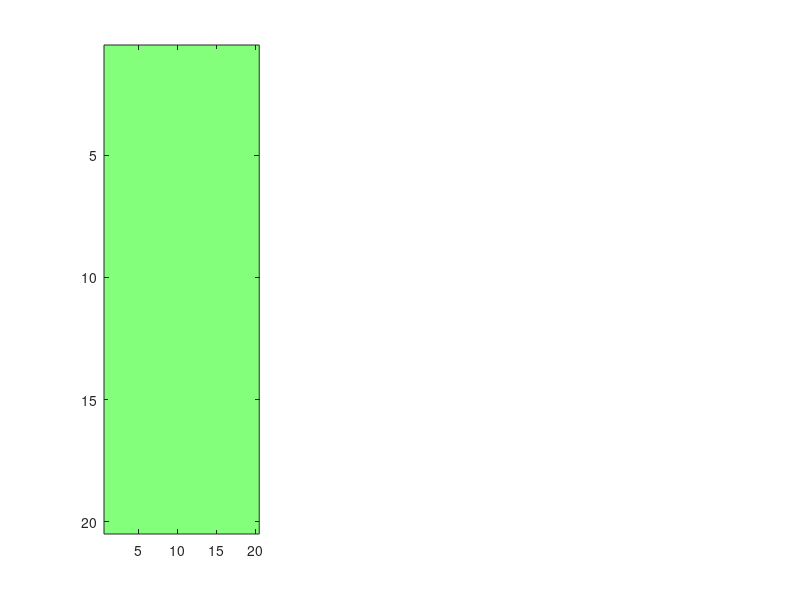

This chart was generated by the following MATLAB code: (Note: this script raises an error after producing the figure.)
%% Step 3: Organize PSI values by channel pair. 

Condition         = 'OnlyPrior';                                                 % Options: 'OnlyPrior' or 'OnlyPretone' or 'Both'
Frequency_Band    = 'theta';
Behavior          = 'correct';
Congruency        = 'congruent';
SNR               = [-11/6, -5/3, 5/3, 11/6, -1.5000, -1.2500, 1.2500, 1.5000];  % Options: any combination of  -11/6, -5/3, -1.5000, -1.2500, 0, 1.2500, 1.5000, 5/3, 11/6; 
animals           = {'MrM'};                                                     % Options: 'MrCassius' and/or 'MrM'
rootdir           = 'C:\Users\Corey Roach\Documents\00_DATA\Expectation_Analysis\00_Core';                                 
sessions          = dir(fullfile(rootdir, '19*'));

% Define the PFC and AC channel labels and generate temporary grids

channels               = arrayfun(@(x) sprintf('ch%02d', x), 3:22, 'UniformOutput', false);
Z_OnlyPrior_PSI_grid   = cell(20, 20); 
Z_OnlyPretone_PSI_grid = cell(20, 20);
ZDiff_PSI_grid     = cell(20, 20); 


%% Loop through all sessions and sort PSI values by channel-pair 

for i = 1:length(sessions)

    RecDate = sessions(i).name;

    for j = 1:length(animals)
        Animal = animals{j};
        session_path = fullfile(rootdir, RecDate, Animal);

        if exist(session_path, 'dir') % Check if the directory exists
            PSI_OnlyPrior_file   = dir(fullfile(session_path, [Animal, '_', RecDate, '_', 'OnlyPrior_',  Behavior,'_', Congruency, '_', Frequency_Band,'_PSI.mat']));
            PSI_OnlyPretone_file = dir(fullfile(session_path, [Animal, '_', RecDate, '_','OnlyPretone_', Behavior,'_', Congruency, '_', Frequency_Band,'_PSI.mat']));

            if ~isempty(PSI_OnlyPrior_file)
                fprintf('Processing session %s:\n', RecDate);
            else
                continue;
            end

      for k = 1:length(PSI_OnlyPrior_file)

        PSI_OnlyPrior_filename   = PSI_OnlyPrior_file(k).name;
        PSI_OnlyPretone_filename = PSI_OnlyPretone_file(k).name;

        temp_OnlyPrior_dir   = fullfile(session_path, PSI_OnlyPrior_filename);
        temp_OnlyPretone_dir = fullfile(session_path, PSI_OnlyPretone_filename);

        % Load the .mat file safely
         load(temp_OnlyPrior_dir,'PSI_OnlyPrior' );
         load(temp_OnlyPretone_dir,'PSI_OnlyPretone');

       OnlyPrior_Matrix     = PSI_OnlyPrior.psispctrm; 
       OnlyPrior_labels     = PSI_OnlyPrior.labelcmb;         
       OnlyPretone_Matrix   = PSI_OnlyPretone.psispctrm; 
       OnlyPretone_labels   = PSI_OnlyPretone.labelcmb;  

        % z-score the data 

        % Step 1: Pool all values from both matrices
      
        pooledData = [OnlyPrior_Matrix(:); OnlyPretone_Matrix(:)];

        % Step 2: Compute global mean and std
        globalMean = mean(pooledData);
        globalStd  = std(pooledData);

        % Step 3: Z-score both matrices
        Z_OnlyPrior_Matrix   = (OnlyPrior_Matrix   - globalMean) / globalStd;
        Z_OnlyPretone_Matrix = (OnlyPretone_Matrix - globalMean) / globalStd;
        zDiff_Matrix         = Z_OnlyPrior_Matrix - Z_OnlyPretone_Matrix;

      end    

           % Populate Z_OnlyPrior_PSI_grid with data 

           for rowIdx_1 = 1:size(Z_OnlyPrior_Matrix, 1)

            % Extract channel pair from label
            pfcLabel = OnlyPrior_labels{rowIdx_1, 1};  % First column: PFC label (e.g., 'D1_PFC_ch05')
            acLabel  = OnlyPrior_labels{rowIdx_1, 2};  % Second column: AC label (e.g., 'D3_AC_ch04')

            % Remove the 'D' component and isolate the channel labels
            pfcChannel = regexp(pfcLabel, 'PFC_ch\d+', 'match', 'once');  % Extract PFC channel
            acChannel  = regexp(acLabel, 'AC_ch\d+', 'match', 'once');    % Extract AC channel

            % Find indices in the grid
            pfcIdx = find(strcmp(channels, strrep(pfcChannel, 'PFC_', '')));
            acIdx  = find(strcmp(channels,  strrep(acChannel, 'AC_', '')));

                % Assign the data row to the grid position
                if ~isempty(pfcIdx) && ~isempty(acIdx)
                    if isempty(Z_OnlyPrior_PSI_grid{pfcIdx, acIdx})
                    % Initialize the cell with the first row of data
                    Z_OnlyPrior_PSI_grid{pfcIdx, acIdx} = Z_OnlyPrior_Matrix(rowIdx_1, :);
                    else
                    % Append the new row of data to the existing data
                    Z_OnlyPrior_PSI_grid{pfcIdx, acIdx} = [Z_OnlyPrior_PSI_grid{pfcIdx, acIdx}; Z_OnlyPrior_Matrix(rowIdx_1, :)];
                    end

                end
           end

           % Populate OnlyPretone_PSI_grid with data 

           for rowIdx_2 = 1:size(Z_OnlyPretone_Matrix, 1)

            % Extract channel pair from label
            pfcLabel = OnlyPretone_labels{rowIdx_2, 1};  % First column: PFC label (e.g., 'D1_PFC_ch05')
            acLabel  = OnlyPretone_labels{rowIdx_2, 2};  % Second column: AC label (e.g., 'D3_AC_ch04')

            % Remove the 'D' component and isolate the channel labels
            pfcChannel = regexp(pfcLabel, 'PFC_ch\d+', 'match', 'once'); % Extract PFC channel
            acChannel  = regexp(acLabel, 'AC_ch\d+', 'match', 'once');    % Extract AC channel

            % Find indices in the grid
            pfcIdx = find(strcmp(channels, strrep(pfcChannel, 'PFC_', '')));
            acIdx  = find(strcmp(channels, strrep(acChannel, 'AC_', '')));

                % Assign the data row to the grid position
                if ~isempty(pfcIdx) && ~isempty(acIdx)
                    if isempty(Z_OnlyPretone_PSI_grid{pfcIdx, acIdx})
                    % Initialize the cell with the first row of data
                    Z_OnlyPretone_PSI_grid{pfcIdx, acIdx} = Z_OnlyPretone_Matrix(rowIdx_2, :);
                    else
                    % Append the new row of data to the existing data
                    Z_OnlyPretone_PSI_grid{pfcIdx, acIdx} = [Z_OnlyPretone_PSI_grid{pfcIdx, acIdx}; Z_OnlyPretone_Matrix(rowIdx_2, :)];
                    end                 
                end
           end
           
           % Populate ZDiff_PSI_PSI_grid with data 

           for rowIdx_1 = 1:size(zDiff_Matrix, 1)

            % Extract channel pair from label
            pfcLabel = OnlyPrior_labels{rowIdx_1, 1};  % First column: PFC label (e.g., 'D1_PFC_ch05')
            acLabel  = OnlyPrior_labels{rowIdx_1, 2};  % Second column: AC label (e.g., 'D3_AC_ch04')

            % Remove the 'D' component and isolate the channel labels
            pfcChannel = regexp(pfcLabel, 'PFC_ch\d+', 'match', 'once');  % Extract PFC channel
            acChannel  = regexp(acLabel, 'AC_ch\d+', 'match', 'once');    % Extract AC channel

            % Find indices in the grid
            pfcIdx = find(strcmp(channels, strrep(pfcChannel, 'PFC_', '')));
            acIdx  = find(strcmp(channels,  strrep(acChannel, 'AC_', '')));

                % Assign the data row to the grid position
                if ~isempty(pfcIdx) && ~isempty(acIdx)
                    if isempty(ZDiff_PSI_grid{pfcIdx, acIdx})
                    % Initialize the cell with the first row of data
                    ZDiff_PSI_grid{pfcIdx, acIdx} = zDiff_Matrix(rowIdx_1, :);
                    else
                    % Append the new row of data to the existing data
                    ZDiff_PSI_grid{pfcIdx, acIdx} = [ZDiff_PSI_grid{pfcIdx, acIdx}; zDiff_Matrix(rowIdx_1, :)];
                    end

                end
           end
            

         end
     end
end

%% Average selected bands to output a single PSI value per channel pair (OnlyPrior)


if strcmp(Frequency_Band,'theta') == 1
% Define the range of columns to average
columnRange = 5:8;

% Initialize a new grid to store the averaged values
Z_OnlyPrior_averagedGrid = nan(20, 20); % Use NaN to handle empty grid positions

% Loop through each position in the grid
for pfcIdx = 1:20
    for acIdx = 1:20
        % Check if the grid position contains data
        if ~isempty(Z_OnlyPrior_PSI_grid{pfcIdx, acIdx})
            % Extract the data matrix for the current position
            dataposition = Z_OnlyPrior_PSI_grid{pfcIdx, acIdx};

            % Compute the average of the selected columns
            columnAverage = mean(dataposition(:, columnRange), 'all', 'omitnan');

            % Store the average in the new grid
            Z_OnlyPrior_averagedGrid(pfcIdx, acIdx) = columnAverage;
        end
    end
end
end

if strcmp(Frequency_Band,'alpha') == 1

% Define the range of columns to average
columnRange = 9:14;

% Initialize a new grid to store the averaged values
Z_OnlyPrior_averagedGrid = nan(20, 20); % Use NaN to handle empty grid positions

% Loop through each position in the grid
for pfcIdx = 1:20
    for acIdx = 1:20
        % Check if the grid position contains data
        if ~isempty(Z_OnlyPrior_PSI_grid{pfcIdx, acIdx})
            % Extract the data matrix for the current position
            dataposition = Z_OnlyPrior_PSI_grid{pfcIdx, acIdx};

            % Compute the average of the selected columns
            columnAverage = mean(dataposition(:, columnRange), 'all', 'omitnan');

            % Store the average in the new grid
            Z_OnlyPrior_averagedGrid(pfcIdx, acIdx) = columnAverage;
        end
    end
end
end

if strcmp(Frequency_Band,'beta') == 1
% Define the range of columns to average
columnRange = 15:30;

% Initialize a new grid to store the averaged values
Z_OnlyPrior_averagedGrid = nan(20, 20); % Use NaN to handle empty grid positions

% Loop through each position in the grid
for pfcIdx = 1:20
    for acIdx = 1:20
        % Check if the grid position contains data
        if ~isempty(Z_OnlyPrior_PSI_grid{pfcIdx, acIdx})
            % Extract the data matrix for the current position
            dataposition = Z_OnlyPrior_PSI_grid{pfcIdx, acIdx};

            % Compute the average of the selected columns
            columnAverage = mean(dataposition(:, columnRange), 'all', 'omitnan');

            % Store the average in the new grid
            Z_OnlyPrior_averagedGrid(pfcIdx, acIdx) = columnAverage;
        end
    end
end
end


%% Average selected bands to output a single PSI value per channel pair (OnlyPretone)

if strcmp(Frequency_Band,'theta') == 1
% Define the range of columns to average
columnRange = 5:8;

% Initialize a new grid to store the averaged values
Z_OnlyPretone_averagedGrid = nan(20, 20); % Use NaN to handle empty grid positions

% Loop through each position in the grid
for pfcIdx = 1:20
    for acIdx = 1:20
        % Check if the grid position contains data
        if ~isempty(Z_OnlyPretone_PSI_grid{pfcIdx, acIdx})
            % Extract the data matrix for the current position
            dataposition = Z_OnlyPretone_PSI_grid{pfcIdx, acIdx};

            % Compute the average of the selected columns
            columnAverage = mean(dataposition(:, columnRange), 'all', 'omitnan');

            % Store the average in the new grid
            Z_OnlyPretone_averagedGrid(pfcIdx, acIdx) = columnAverage;
        end
    end
end
end

if strcmp(Frequency_Band,'alpha') == 1
% Define the range of columns to average
columnRange = 9:14;

% Initialize a new grid to store the averaged values
Z_OnlyPretone_averagedGrid = nan(20, 20); % Use NaN to handle empty grid positions

% Loop through each position in the grid
for pfcIdx = 1:20
    for acIdx = 1:20
        % Check if the grid position contains data
        if ~isempty(Z_OnlyPretone_PSI_grid{pfcIdx, acIdx})
            % Extract the data matrix for the current position
            dataposition = Z_OnlyPretone_PSI_grid{pfcIdx, acIdx};

            % Compute the average of the selected columns
            columnAverage = mean(dataposition(:, columnRange), 'all', 'omitnan');

            % Store the average in the new grid
            Z_OnlyPretone_averagedGrid(pfcIdx, acIdx) = columnAverage;
        end
    end
end
end

if strcmp(Frequency_Band,'beta') == 1
% Define the range of columns to average
columnRange = 15:30;

% Initialize a new grid to store the averaged values
Z_OnlyPretone_averagedGrid = nan(20, 20); % Use NaN to handle empty grid positions

% Loop through each position in the grid
for pfcIdx = 1:20
    for acIdx = 1:20
        % Check if the grid position contains data
        if ~isempty(Z_OnlyPretone_PSI_grid{pfcIdx, acIdx})
            % Extract the data matrix for the current position
            dataposition = Z_OnlyPretone_PSI_grid{pfcIdx, acIdx};

            % Compute the average of the selected columns
            columnAverage = mean(dataposition(:, columnRange), 'all', 'omitnan');

            % Store the average in the new grid
            Z_OnlyPretone_averagedGrid(pfcIdx, acIdx) = columnAverage;
        end
    end
end
end

%% Average selected bands to output a single PSI value per channel pair (ZDiff)

if strcmp(Frequency_Band,'theta') == 1
% Define the range of columns to average
columnRange = 5:8;

% Initialize a new grid to store the averaged values
ZDiff_averagedGrid = nan(20, 20); % Use NaN to handle empty grid positions

% Loop through each position in the grid
for pfcIdx = 1:20
    for acIdx = 1:20
        % Check if the grid position contains data
        if ~isempty(ZDiff_PSI_grid{pfcIdx, acIdx})
            % Extract the data matrix for the current position
            dataposition = ZDiff_PSI_grid{pfcIdx, acIdx};

            % Compute the average of the selected columns
            columnAverage = mean(dataposition(:, columnRange), 'all', 'omitnan');

            % Store the average in the new grid
            ZDiff_averagedGrid(pfcIdx, acIdx) = columnAverage;
        end
    end
end
end

if strcmp(Frequency_Band,'alpha') == 1
% Define the range of columns to average
columnRange = 9:14;

% Initialize a new grid to store the averaged values
ZDiff_averagedGrid = nan(20, 20); % Use NaN to handle empty grid positions

% Loop through each position in the grid
for pfcIdx = 1:20
    for acIdx = 1:20
        % Check if the grid position contains data
        if ~isempty(ZDiff_PSI_grid{pfcIdx, acIdx})
            % Extract the data matrix for the current position
            dataposition = ZDiff_PSI_grid{pfcIdx, acIdx};

            % Compute the average of the selected columns
            columnAverage = mean(dataposition(:, columnRange), 'all', 'omitnan');

            % Store the average in the new grid
            ZDiff_averagedGrid(pfcIdx, acIdx) = columnAverage;
        end
    end
end
end

if strcmp(Frequency_Band,'beta') == 1
% Define the range of columns to average
columnRange = 15:30;

% Initialize a new grid to store the averaged values
ZDiff_averagedGrid = nan(20, 20); % Use NaN to handle empty grid positions

% Loop through each position in the grid
for pfcIdx = 1:20
    for acIdx = 1:20
        % Check if the grid position contains data
        if ~isempty(ZDiff_PSI_grid{pfcIdx, acIdx})
            % Extract the data matrix for the current position
            dataposition = ZDiff_PSI_grid{pfcIdx, acIdx};

            % Compute the average of the selected columns
            columnAverage = mean(dataposition(:, columnRange), 'all', 'omitnan');

            % Store the average in the new grid
            ZDiff_averagedGrid(pfcIdx, acIdx) = columnAverage;
        end
    end
end
end



%% Plot average PSI 

% Replace NaNs with zero
Z_OnlyPrior_averagedGrid(isnan(Z_OnlyPrior_averagedGrid)) = 0;
Z_OnlyPretone_averagedGrid(isnan(Z_OnlyPretone_averagedGrid)) = 0;
ZDiff_averagedGrid(isnan(Z_OnlyPrior_averagedGrid)) = 0;

% Determine the global color range
globalMin = -2.5;
globalMax = 2.5;

% Clamp values to the global color range
averagedGrid_1_clamped = max(globalMin, min(globalMax, Z_OnlyPrior_averagedGrid));
averagedGrid_2_clamped = max(globalMin, min(globalMax, Z_OnlyPretone_averagedGrid));
averagedGrid_3_clamped = max(globalMin, min(globalMax, ZDiff_averagedGrid));

% Plot the first heatmap
figure(1);
subplot(1, 3, 1);
imagesc(averagedGrid_1_clamped);
colormap(jet(256)); % 256 instead of default 64
clim([globalMin, globalMax]);
colorbar;
xlabel('AC Channels');
ylabel('PFC Channels');
title(['Zscore-OnlyPrior-',  Frequency_Band, '-', Animal]);
xticks(1:20);
yticks(1:20);
xticklabels(arrayfun(@(x) sprintf('ch%02d', x), 3:22, 'UniformOutput', false));
yticklabels(arrayfun(@(x) sprintf('ch%02d', x), 3:22, 'UniformOutput', false));
axis square;

% Plot the second heatmap
subplot(1, 3, 2);
imagesc(averagedGrid_2_clamped);
colormap(jet(256)); % 256 instead of default 64
clim([globalMin, globalMax]);
colorbar;
xlabel('AC Channels');
ylabel('PFC Channels');
title(['Zscore-OnlyPretone-',  Frequency_Band, '-', Animal]);
xticks(1:20);
yticks(1:20);
xticklabels(arrayfun(@(x) sprintf('ch%02d', x), 3:22, 'UniformOutput', false));
yticklabels(arrayfun(@(x) sprintf('ch%02d', x), 3:22, 'UniformOutput', false));
axis square;

% Plot the third heatmap
subplot(1, 3, 3);
imagesc(averagedGrid_3_clamped);
colormap(jet(256)); % 256 instead of default 64
clim([globalMin, globalMax]);
colorbar;
xlabel('AC Channels');
ylabel('PFC Channels');
title(['ZDiff',  Frequency_Band, '-', Animal]);
xticks(1:20);
yticks(1:20);
xticklabels(arrayfun(@(x) sprintf('ch%02d', x), 3:22, 'UniformOutput', false));
yticklabels(arrayfun(@(x) sprintf('ch%02d', x), 3:22, 'UniformOutput', false));
axis square;



% %% Statistics
% 
% % Initialize an empty array to store all trials
% OnlyPrior_all_trials = [];
% 
% % Iterate through each cell in preCueOnset_PSI_grid
% for i = 1:numel(OnlyPrior_PSI_grid)
%     % Concatenate the trials from the current cell
%     OnlyPrior_all_trials = [OnlyPrior_all_trials; OnlyPrior_PSI_grid{i}];
% end
% 
% % Initialize an empty array to store all trials
% OnlyPretone_all_trials = [];
% 
% % Iterate through each cell in testToneOnset_PSI_grid
% for b = 1:numel(OnlyPretone_PSI_grid)
%     % Concatenate the trials from the current cell
%     OnlyPretone_all_trials = [OnlyPretone_all_trials; OnlyPretone_PSI_grid{b}];
% end
% 
% 
% %% Band-wise collect all values for each channel pair, and collapse into column
% 
% if strcmp(Frequency_Band,'theta') == 1
% 
% % Extract columns 5 to 8 and reshape into a single column
% OnlyPrior_theta = OnlyPrior_all_trials(:, 5:8);
% OnlyPrior_theta = OnlyPrior_theta(:);
% 
% OnlyPretone_theta = OnlyPretone_all_trials(:, 5:8);
% OnlyPretone_theta = OnlyPretone_theta(:);
% 
% OnlyPrior_PFC_2_AC = OnlyPrior_theta(OnlyPrior_theta > 0);
% OnlyPrior_AC_2_PFC = OnlyPrior_theta(OnlyPrior_theta < 0);
% 
% OnlyPretone_PFC_2_AC = OnlyPretone_theta(OnlyPretone_theta > 0);
% OnlyPretone_AC_2_PFC = OnlyPretone_theta(OnlyPretone_theta < 0);
% 
% end
% 
% 
% if strcmp(Frequency_Band,'alpha') == 1
% 
% % Extract columns 5 to 8 and reshape into a single column
% OnlyPrior_alpha = preCue_all_trials(:, 9:14);
% OnlyPrior_alpha = OnlyPrior_alpha(:);
% 
% OnlyPretone_alpha = OnlyPretone_all_trials(:, 9:14);
% OnlyPretone_alpha = OnlyPretone_alpha(:);
% 
% OnlyPrior_PFC_2_AC = OnlyPrior_alpha(OnlyPrior_alpha > 0);
% OnlyPrior_AC_2_PFC = OnlyPrior_alpha(OnlyPrior_alpha < 0);
% 
% OnlyPretone_PFC_2_AC = OnlyPretone_alpha(OnlyPretone_alpha > 0);
% OnlyPretone_AC_2_PFC = OnlyPretone_alpha(OnlyPretone_alpha < 0);
% 
% end
% 
% if strcmp(Frequency_Band,'beta') == 1
% 
% % Extract columns 5 to 8 and reshape into a single column
% OnlyPrior_alpha = preCue_all_trials(:, 15:30);
% OnlyPrior_alpha = OnlyPrior_alpha(:);
% 
% OnlyPretone_alpha = OnlyPretone_all_trials(:, 15:30);
% OnlyPretone_alpha = OnlyPretone_alpha(:);
% 
% OnlyPrior_PFC_2_AC = OnlyPrior_alpha(OnlyPrior_alpha > 0);
% OnlyPrior_AC_2_PFC = OnlyPrior_alpha(OnlyPrior_alpha < 0);
% 
% OnlyPretone_PFC_2_AC = OnlyPretone_alpha(OnlyPretone_alpha > 0);
% OnlyPretone_AC_2_PFC = OnlyPretone_alpha(OnlyPretone_alpha < 0);
% 
% end
% 
% %%
% 
% % Combine the two arrays
% OnlyPrior_combined_array   = [OnlyPrior_PFC_2_AC; OnlyPrior_AC_2_PFC];
% OnlyPrior_combined_array   = abs(OnlyPrior_combined_array);
% 
% OnlyPretone_combined_array = [OnlyPretone_PFC_2_AC; OnlyPretone_AC_2_PFC];
% OnlyPretone_combined_array = abs(OnlyPretone_combined_array);
% 
% %%
% 
% % save(fullfile('C:\Users\Corey Roach\Desktop\Expectation_Analysis', 'Belt_PSI_Values.mat'), 'OnlyPrior_combined_array', 'OnlyPretone_combined_array');
% 
% %%
% % Perform the Mann-Whitney U test (Wilcoxon rank-sum test) twice
% [p, h, stats] = ranksum(OnlyPrior_combined_array, OnlyPretone_combined_array);  
% 
% % Bonferroni correction: adjust p-value threshold for two tests
% alpha = 0.05;
% adjusted_alpha = alpha / 4;
% 
% % Display adjusted p-values and significance results
% % fprintf('Adjusted p-value for test 1: %.4f\n', PFC_2_AC_p);
% % fprintf('Adjusted p-value for test 2: %.4f\n', AC_2_PFC_p);
% % fprintf('Test 1 significant (Bonferroni): %d\n', PFC_2_AC_p < adjusted_alpha);
% % fprintf('Test 2 significant (Bonferroni): %d\n', AC_2_PFC_p < adjusted_alpha);
% 
% % Calculate means and 95% CI for both data sets
% mean1 = mean(OnlyPrior_combined_array);
% mean2 = mean(OnlyPretone_combined_array);
% stderr1 = std(OnlyPrior_combined_array) / sqrt(length(OnlyPrior_combined_array));  % Standard error of the mean
% stderr2 = std(OnlyPretone_combined_array) / sqrt(length(OnlyPretone_combined_array));  % Standard error of the mean
% CI1 = 1.96 * stderr1;  % 95% confidence interval for data1
% CI2 = 1.96 * stderr2;  % 95% confidence interval for data2
% 
% % Plot grouped bars
% hold on 
% bar(1, mean1, 'FaceColor', [0.4, 0.8, 1.0], 'EdgeColor', 'k', 'BarWidth', .75);
% bar(2, mean2, 'FaceColor', [1.0, 0.7, 0.3], 'EdgeColor', 'k', 'BarWidth', .75);
% 
% % Add error bars for 95% CI
% errorbar(1, mean1, CI1, 'k', 'LineStyle', 'none', 'LineWidth', 1.5);
% errorbar(2, mean2, CI2, 'k', 'LineStyle', 'none', 'LineWidth', 1.5);
% 
% % Customize the plot
% set(gca, 'XTick', [1 2], 'XTickLabel', {'LED', 'Pretone'});  % Set x-axis labels to 'LED' and 'Pretone'
% ylim([0 .018])
% ylabel('Mean PSI Value');
% %title('Mean PSI with 95% Confidence Interval');
% 
% % Adjust the axis to reduce space between bars
% set(gca, 'XLim', [0.5 2.5]);  % Adjust the x-axis limits to reduce space between bars
% 
% hold off;

% %% plotting histogram 
% 
% %[~, bins] = hist([OnlyPrior_PFC_2_AC; abs(OnlyPrior_AC_2_PFC); OnlyPretone_PFC_2_AC; abs(OnlyPretone_AC_2_PFC)], 100);
% load('C:\Users\Corey Roach\Documents\00_DATA\bins.mat')
% 
% % Compute histograms for each dataset
% posCounts_1 = hist(OnlyPrior_PFC_2_AC, bins);
% negCounts_1 = hist(abs(OnlyPrior_AC_2_PFC), bins);
% posCounts_2 = hist(OnlyPretone_PFC_2_AC, bins);
% negCounts_2 = hist(abs(OnlyPretone_AC_2_PFC), bins);
% 
% % Normalize counts to percentages
% posCounts_1 = posCounts_1 / sum(posCounts_1) * 100;
% negCounts_1 = negCounts_1 / sum(negCounts_1) * 100;
% posCounts_2 = posCounts_2 / sum(posCounts_2) * 100;
% negCounts_2 = negCounts_2 / sum(negCounts_2) * 100;
% 
% % Plot histograms
% 
% figure(2);
% 
% hold on;
% % Condition 1: Red (Positive) & Soft Red (Negative)
% bar(bins,   posCounts_1,   'FaceColor', [1, 0.6, 0.6], 'FaceAlpha', 0.5,'EdgeColor', 'k', 'BarWidth', 1);  % Soft Red with black edges;                    % Red with black edges
% bar(-bins,  -negCounts_1,  'FaceColor', [0.6, 0.6, 1], 'FaceAlpha', 0.5, 'EdgeColor', 'k', 'BarWidth', 1); % Soft Blue with black edges
% 
% 
% % Labels and Legend
% xlabel('PSI Value');
% ylabel('Proportion of Sites');
% % ylim([-65 65])
% % xlim([-.15 .15])
% axis([-.025 .025 -65 65]) 
% leg = legend({'Top-down  Direction', 'Bottom-up Direction'}, 'Location', 'SouthEast');
% set(leg, 'FontSize', 12); % Reduce legend font size
% 
% % Improve aesthetics
% set(gca, 'FontSize', 18, 'LineWidth', 1.5); % Keep axis font size at 18
% box on;
% hold off;

% figure(3)
% 
% hold on 
% bar(bins,   posCounts_2,   'FaceColor', [1, 0.6, 0.6], 'FaceAlpha', 0.5,'EdgeColor', 'k', 'BarWidth', 1);  % Soft Red with black edges;                    % Red with black edges
% bar(-bins,  -negCounts_2,  'FaceColor', [0.6, 0.6, 1], 'FaceAlpha', 0.5, 'EdgeColor', 'k', 'BarWidth', 1); % Soft Blue with black edges
% 
% % Labels and Legend
% xlabel('PSI Value', 'FontSize', 18);
% ylabel('Proportion of Sites', 'FontSize', 18);
% axis([-.025 .025 -65 65]) 
% 
% % Set legend and adjust its font size
% leg = legend({'Top-down  Direction', 'Bottom-up Direction'}, 'Location', 'SouthEast');
% set(leg, 'FontSize', 12); % Reduce legend font size
% 
% % Improve aesthetics
% set(gca, 'FontSize', 18, 'LineWidth', 1.5); % Keep axis font size at 18
% box on;
% hold off;
% 
% %'FaceColor', [1, 0.6, 0.6], 'FaceAlpha', 0.5,'EdgeColor', 'k', 'BarWidth', 1);  % Soft Red with black edges;
% %FaceColor', [0.6, 0.6, 1], 'FaceAlpha', 0.5, 'EdgeColor', 'k', 'BarWidth', 1); % Soft Blue with black edges;

% %% Statistics
% 
% % Assuming preCue and testTone are both 20x20 cell arrays
% % and each cell contains a struct with numeric fields
% 
% 
% subtracted_PSI_grid = cell(size(OnlyPrior_PSI_grid)); % Preallocate
% 
% for i = 1:size(OnlyPrior_PSI_grid, 1)
%     for j = 1:size(OnlyPrior_PSI_grid, 2)
%         subtracted_PSI_grid{i, j} = OnlyPretone_PSI_grid{i, j} - OnlyPrior_PSI_grid{i, j};
%     end
% end
% 
% 
% subtracted_all_trials = [];
% 
% % Iterate through each cell in preCueOnset_PSI_grid
% for i = 1:numel(OnlyPrior_PSI_grid)
%     % Concatenate the trials from the current cell
%    subtracted_all_trials = [subtracted_all_trials; subtracted_PSI_grid{i}];
% end
% 
% % Extract columns 5 to 8 and reshape into a single column
% diff_theta = subtracted_all_trials(:, 5:8);
% diff_theta = diff_theta(:);
% 
% diff_PFC_2_AC = OnlyPrior_theta(OnlyPrior_theta > 0);
% diff_AC_2_PFC = OnlyPrior_theta(OnlyPrior_theta < 0);

%% Jamie Kuminski Core/Belt Analysis

% Core_OnlyPrior_averagedGrid   = OnlyPrior_averagedGrid;
% Core_OnlyPretone_averagedGrid = OnlyPretone_averagedGrid;
% save(fullfile('C:\Users\Corey Roach\Desktop\Expectation_Analysis', 'Core_Spatial_PSI_Values.mat'), 'Core_OnlyPrior_averagedGrid', 'Core_OnlyPretone_averagedGrid');

% Belt_OnlyPrior_averagedGrid   = OnlyPrior_averagedGrid;
% Belt_OnlyPretone_averagedGrid = OnlyPretone_averagedGrid;
% save(fullfile('C:\Users\Corey Roach\Desktop\Expectation_Analysis', 'Belt_Spatial_PSI_Values.mat'), 'Belt_OnlyPrior_averagedGrid', 'Belt_OnlyPretone_averagedGrid');

% Subtract the session-wise means from each other and plot as a histogram.

% % Subtract the conditions
% Belt_Subtracted = Belt_OnlyPrior_averagedGrid - Belt_OnlyPretone_averagedGrid;
% Core_Subtracted = Core_OnlyPrior_averagedGrid - Core_OnlyPretone_averagedGrid; 
% 
% % Reshape the matrices into column vectors
% Belt_Subtracted_Column = Belt_Subtracted(:);
% Core_Subtracted_Column = Core_Subtracted(:);
% 
% % Subtract the conditions
% Belt_Subtracted = Belt_OnlyPrior_averagedGrid - Belt_OnlyPretone_averagedGrid;
% Core_Subtracted = Core_OnlyPrior_averagedGrid - Core_OnlyPretone_averagedGrid; 
% 
% % Reshape the matrices into column vectors
% Belt_Subtracted_Column = Belt_Subtracted(:);
% Core_Subtracted_Column = Core_Subtracted(:);
% 
% % Set the same number of bins for both histograms
% numBins = 20;
% 
% % Calculate the edges for both histograms using the same bin range
% edges = linspace(min([Belt_Subtracted_Column; Core_Subtracted_Column]), max([Belt_Subtracted_Column; Core_Subtracted_Column]), numBins+1);
% 
% % Calculate the histogram counts for each condition using the same bin edges
% [counts_belt, ~] = histcounts(Belt_Subtracted_Column, edges);
% [counts_core, ~] = histcounts(Core_Subtracted_Column, edges);
% 
% % Plot the histograms with transparency
% hold on;
% 
% % Plot the first histogram for Belt_Subtracted with a specific color and transparency
% h1 = bar(edges(1:end-1), counts_belt, 'FaceColor', [0.4, 1.0, 0.4], 'EdgeColor', 'k', 'BarWidth', 1);
% set(h1, 'FaceAlpha', 0.5);  % Set transparency for Belt_Subtracted
% 
% % Plot the second histogram for Core_Subtracted with a different color and transparency
% h2 = bar(edges(1:end-1), counts_core, 'FaceColor', [1.0, 0.4, 0.4], 'EdgeColor', 'k', 'BarWidth', 1);
% set(h2, 'FaceAlpha', 0.5);  % Set transparency for Core_Subtracted
% 
% hold off;
% 
% % Customize the plot
% set(gca, 'XTick', linspace(min(edges), max(edges), numBins), 'XTickLabel', round(linspace(min(edges), max(edges), numBins), 2));  % Set x-axis labels
% ylabel('Frequency');
% xlabel('Subtracted mean PSI values');% 
% % Optionally, add a legend to differentiate the histograms
% legend({'Belt Subtracted', 'Core Subtracted'});



%%

% % Perform K-S test for normality on Core_Subtracted and Belt_Subtracted
% % Null Hypothesis: Data follows a normal distribution
% 
% % Test on Core_Subtracted (shifted to zero mean)
% [h_core, p_core] = kstest(Core_Subtracted_Column - mean(Core_Subtracted_Column));  % Center around zero
% fprintf('K-S Test for Core Subtracted: h = %d, p = %.4f\n', h_core, p_core);
% 
% % Test on Belt_Subtracted (shifted to zero mean)
% [h_belt, p_belt] = kstest(Belt_Subtracted_Column - mean(Belt_Subtracted_Column));  % Center around zero
% fprintf('K-S Test for Belt Subtracted: h = %d, p = %.4f\n', h_belt, p_belt);
% 
% % Perform K-S test to compare the distributions of Core and Belt Subtracted
% % Null Hypothesis: The two samples are from the same distribution
% 
% % Perform K-S test between the two distributions
% [h_ks, p_ks] = kstest2(Core_Subtracted_Column, Belt_Subtracted_Column);  % Compare distributions
% fprintf('K-S Test between Core and Belt Subtracted: h = %d, p = %.4f\n', h_ks, p_ks);
% 
% 
% % Skewness and Kurtosis for Core_Subtracted
% skew_core = skewness(Core_Subtracted_Column);
% kurtosis_core = kurtosis(Core_Subtracted_Column);
% 
% % Skewness and Kurtosis for Belt_Subtracted
% skew_belt = skewness(Belt_Subtracted_Column);
% kurtosis_belt = kurtosis(Belt_Subtracted_Column);
% 
% % Display the results
% fprintf('Core Subtracted - Skewness: %.4f, Kurtosis: %.4f\n', skew_core, kurtosis_core);
% fprintf('Belt Subtracted - Skewness: %.4f, Kurtosis: %.4f\n', skew_belt, kurtosis_belt);
